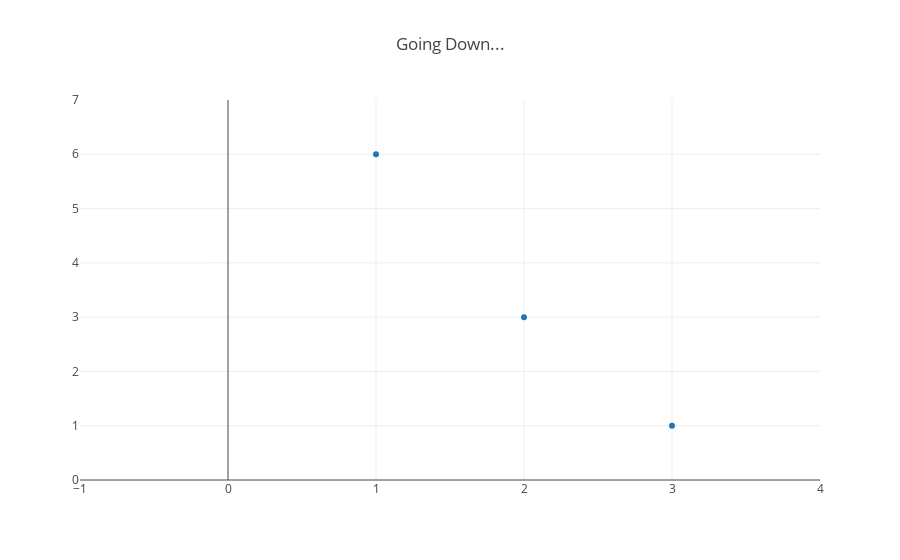

Source (notebook cell):
### Markdown cell above
Ok, now let's see this `layout` function in action.

### Code cell
another_trace = trace_values([1, 2, 3], [6, 3, 1])
another_layout = layout([-1, 4], [0, 7], {'title': 'Going Down...'})
plot({'data': [another_trace], 'layout': another_layout})

### Figure 1 — Plotly figure (JSON) as saved in the notebook; plotly's stock layout.template omitted (floating-point values rounded to 4 significant figures)
{"data": [{"mode": "markers", "name": "data", "type": "scatter", "uid": "7da3c210-87fd-11e9-93df-617688dc46d1", "x": [1, 2, 3], "y": [6, 3, 1]}], "layout": {"title": "Going Down...", "xaxis": {"range": [-1, 4]}, "yaxis": {"range": [0, 7]}}}
